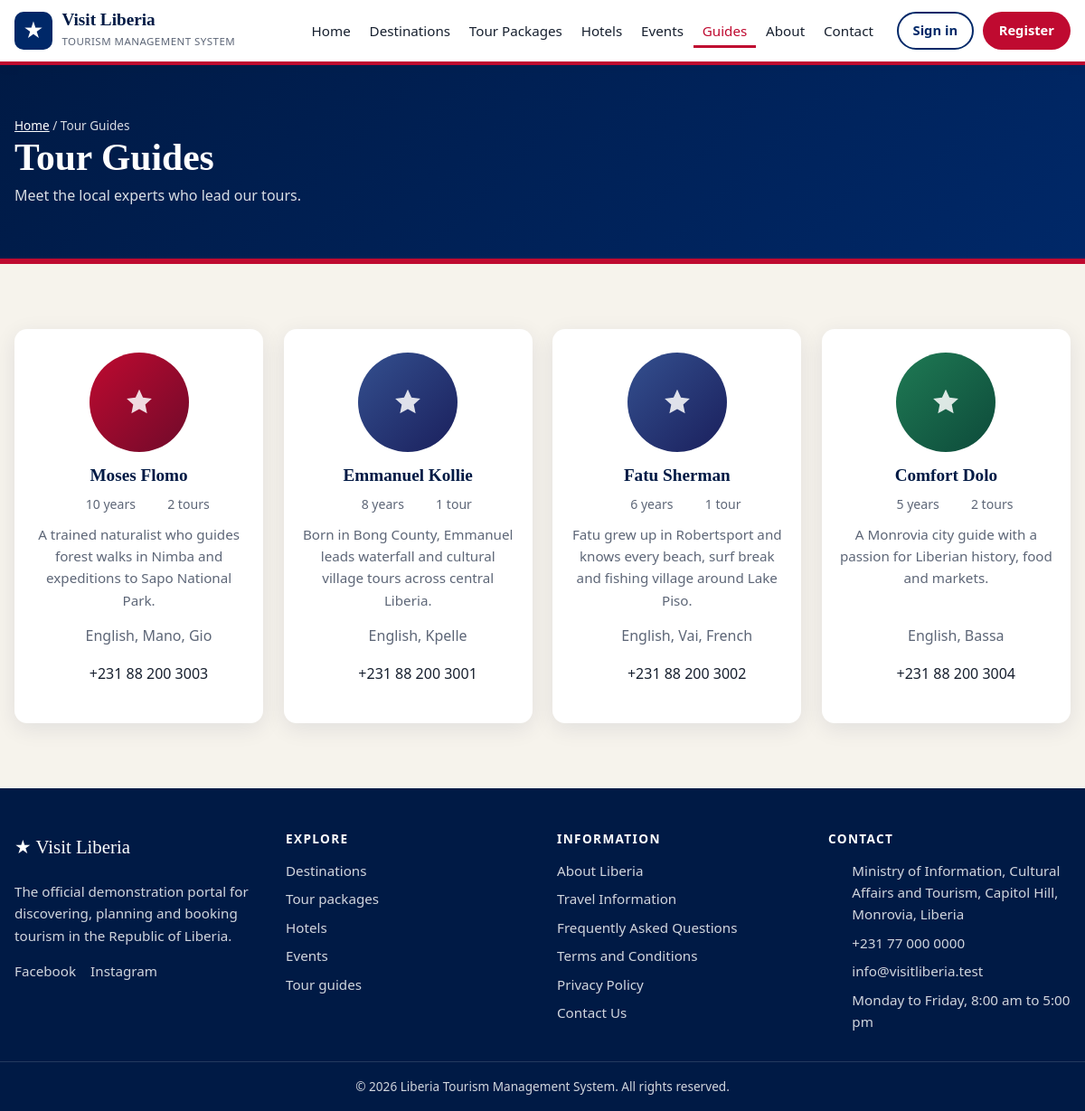
Page /guides.php on the earlier database version.
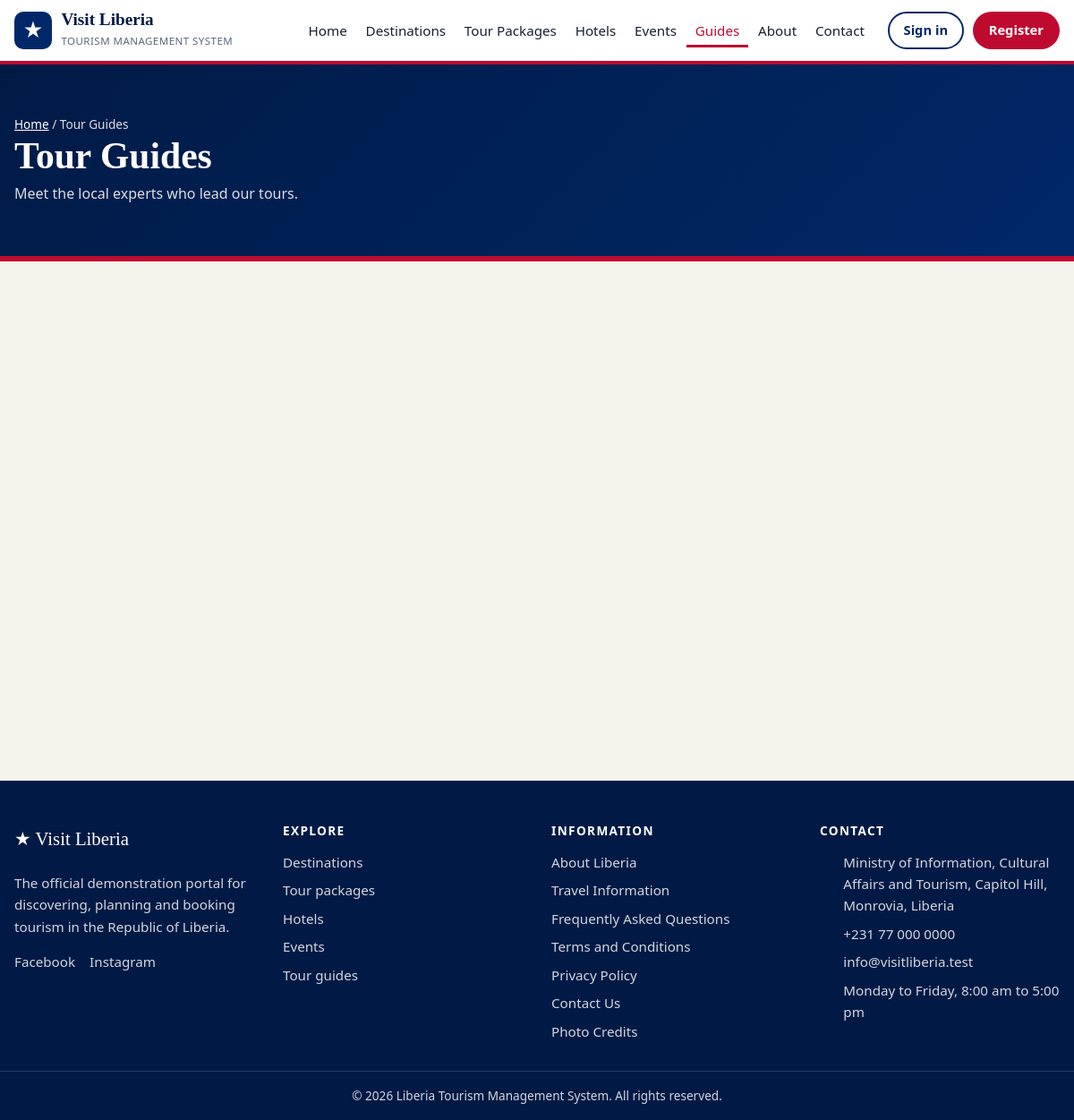
Same page on the later database version.
### tables this page shows
CREATE TABLE menu_links (
    id         INT UNSIGNED AUTO_INCREMENT PRIMARY KEY,
    label      VARCHAR(60) NOT NULL,
    url        VARCHAR(255) NOT NULL,
    location   ENUM('header','explore','footer') NOT NULL DEFAULT 'header',
    sort_order SMALLINT NOT NULL DEFAULT 0,
    is_active  TINYINT(1) NOT NULL DEFAULT 1
);

CREATE TABLE guides (
    id               INT UNSIGNED AUTO_INCREMENT PRIMARY KEY,
    full_name        VARCHAR(120) NOT NULL,
    phone            VARCHAR(30) DEFAULT NULL,
    email            VARCHAR(150) DEFAULT NULL,
    languages        VARCHAR(200) DEFAULT NULL,
    experience_years TINYINT UNSIGNED NOT NULL DEFAULT 1,
    bio              TEXT,
    image            VARCHAR(255) DEFAULT NULL,
    status           ENUM('active','hidden') NOT NULL DEFAULT 'active'
);

### config/db.php (called while the page is built, shortened)
<?php
function db(): PDO
{
    static $pdo = null;
    if ($pdo === null) {
        try {
            $pdo = new PDO(
                'mysql:host=' . DB_HOST . ';dbname=' . DB_NAME . ';charset=utf8mb4',
                DB_USER,
                DB_PASS,
                [
                    PDO::ATTR_ERRMODE            => PDO::ERRMODE_EXCEPTION,
                    PDO::ATTR_DEFAULT_FETCH_MODE => PDO::FETCH_ASSOC,
                    PDO::ATTR_EMULATE_PREPARES   => false,
                ]
            );
        } catch (PDOException $ex) {
            http_response_code(500);
            exit('<h1>Database connection failed</h1><p>Start MySQL in the XAMPP Control Panel, '
               . 'then import <code>database.sql</code> in phpMyAdmin. See README.md for the steps.</p>');
        }
    }
    return $pdo;
}

### guides.php (the view, shortened to what the changed rows need)
<?php
require_once __DIR__ . '/includes/functions.php';
require_once __DIR__ . '/includes/cards.php';
$guides = db_all("SELECT g.*, (SELECT COUNT(*) FROM packages p WHERE p.guide_id = g.id AND p.status = 'active') AS tours
                  FROM guides g WHERE g.status = 'active' ORDER BY g.experience_years DESC");
include __DIR__ . '/includes/header.php';
?>
<section class="section">
    <div class="container">
        <?php if ($guides): ?>
            <div class="grid">
                <?php foreach ($guides as $g): ?>
                    <article class="card guide reveal">
                        <?= media($g['image'], $g['full_name']) ?>
                        <h3><?= e($g['full_name']) ?></h3>
                        <p class="card-meta" style="justify-content:center">
                            <span><?= icon('clock') ?> <?= (int)$g['experience_years'] ?> years</span>
                            <span><?= icon('compass') ?> <?= (int)$g['tours'] ?> tour<?= $g['tours'] == 1 ? '' : 's' ?></span>
                        </p>
                        <p class="card-text"><?= e($g['bio']) ?></p>
                        <p class="muted"><?= icon('chat') ?> <?= e($g['languages']) ?></p>
                        <p><?= icon('phone') ?> <?= e($g['phone']) ?></p>
                    </article>
                <?php endforeach; ?>
            </div>
        <?php else: ?>
            <p class="empty">Guide profiles will be published here soon.</p>
        <?php endif; ?>
    </div>
</section>
<?php include __DIR__ . '/includes/footer.php'; ?>

### includes/header.php (shortened to what the changed rows need)
<?php
require_once __DIR__ . '/functions.php';
$siteName = setting('site_name', 'Visit Liberia');
$navLinks = db_all("SELECT label, url FROM menu_links WHERE location = 'header' AND is_active = 1 ORDER BY sort_order, id");
$here     = $_SERVER['REQUEST_URI'] ?? '';
?>
<!DOCTYPE html>
<html lang="en">
<head>
    <link rel="stylesheet" href="<?= url('assets/css/style.css') ?>">
</head>
<body>
<header class="site-header">
    <div class="container header-inner">
        <nav id="site-nav" class="site-nav" aria-label="Main">
            <ul>
                <?php foreach ($navLinks as $link):
                    $href   = url($link['url']);
                    $active = $href === $here || ($link['url'] === 'index.php' && $here === BASE_URL); ?>
                    <li><a href="<?= e($href) ?>"<?= $active ? ' class="active" aria-current="page"' : '' ?>><?= e($link['label']) ?></a></li>
                <?php endforeach; ?>
            </ul>
        </nav>
    </div>
</header>
<main id="main">

### includes/functions.php (shortened to what the changed rows need)
<?php
require_once __DIR__ . '/../config/db.php';
function e($value): string
{
    return htmlspecialchars((string)($value ?? ''), ENT_QUOTES, 'UTF-8');
}
function url(string $path = ''): string
{
    return BASE_URL . ltrim($path, '/');
}
function db_run(string $sql, array $params = []): PDOStatement
{
    $stmt = db()->prepare($sql);
    $stmt->execute($params);
    return $stmt;
}
function db_all(string $sql, array $params = []): array
{
    return db_run($sql, $params)->fetchAll();
}
function setting(string $key, string $default = ''): string
{
    static $cache = null;
    if ($cache === null) {
        $cache = [];
        foreach (db_all('SELECT skey, svalue FROM settings') as $row) {
            $cache[$row['skey']] = (string)$row['svalue'];
        }
    }
    return ($cache[$key] ?? '') !== '' ? $cache[$key] : $default;
}
function media(?string $image, string $label, string $class = ''): string
{
    $tone = abs(crc32($label)) % 5 + 1;
    return '<div class="media media-ph tone-' . $tone . ' ' . e($class) . '" role="img" aria-label="' . e($label) . '">'
         . '<svg viewBox="0 0 24 24" aria-hidden="true"><path d="M12 2l2.9 6.3 6.9.8-5.1 4.7 1.4 6.8L12 17.3 5.9 20.6l1.4-6.8L2.2 9.1l6.9-.8z"/></svg>'
         . '<span>' . e($label) . '</span></div>';
}
function icon(string $name): string
{
    $paths = [
        'pin'      => '<path d="M12 21s-7-6.1-7-11a7 7 0 0114 0c0 4.900-7 11-7 11z"/><circle cx="12" cy="10" r="2.5"/>',
        'clock'    => '<circle cx="12" cy="12" r="9"/><path d="M12 7v5l3 2"/>',
        'users'    => '<circle cx="9" cy="8" r="3.5"/><path d="M2.500 20a6.500 6.500 0 0113 0M16 4.700a3.500 3.500 0 010 6.600M18 14.500a6.500 6.500 0 013.500 5.500"/>',
        'calendar' => '<rect x="3.500" y="5" width="17" height="15" rx="2"/><path d="M3.500 10h17M8 3v4M16 3v4"/>',
        'phone'    => '<path d="M5 4h4l2 5-2.500 1.500a11 11 0 005 5L15 13l5 2v4a2 2 0 01-2 2A16 16 0 013 6a2 2 0 012-2z"/>',
        'mail'     => '<rect x="3" y="5" width="18" height="14" rx="2"/><path d="M3.500 7l8.500 6 8.500-6"/>',
        'search'   => '<circle cx="11" cy="11" r="7"/><path d="M20.500 20.500L16 16"/>',
        'check'    => '<path d="M4.500 12.500l5 5 10-11"/>',
        'bed'      => '<path d="M3 18V6M3 14h18v4M21 14v-2a3 3 0 00-3-3h-7v5"/><circle cx="7" cy="10.500" r="1.800"/>',
        'compass'  => '<circle cx="12" cy="12" r="9"/><path d="M15.500 8.500l-2 5-5 2 2-5z"/>',
        'map'      => '<path d="M9 4L3.500 6v14L9 18l6 2 5.500-2V4L15 6z"/><path d="M9 4v14M15 6v14"/>',
        'chat'     => '<path d="M4 5h16v11H9l-5 4z"/>',
    ];
    return '<svg class="icon" viewBox="0 0 24 24" aria-hidden="true">' . ($paths[$name] ?? '') . '</svg>';
}

### includes/footer.php (shortened to what the changed rows need)
<?php
$footerLinks = db_all("SELECT label, url FROM menu_links WHERE location = 'footer' AND is_active = 1 ORDER BY sort_order, id");
$exploreLinks = db_all("SELECT label, url FROM menu_links WHERE location = 'explore' AND is_active = 1 ORDER BY sort_order, id");
$socials     =['Facebook' => 'facebook_url', 'Instagram' => 'instagram_url', 'X' => 'x_url', 'YouTube' => 'youtube_url'];
?>
</main>
<footer class="site-footer">
    <div class="container footer-grid">
        <div>
            <p class="footer-social">
                <?php foreach ($socials as $name => $key): if (setting($key)): ?>
                    <a href="<?= e(setting($key)) ?>" target="_blank" rel="noopener"><?= $name ?></a>
                <?php endif; endforeach; ?>
            </p>
        </div>
        <div>
            <h2>Explore</h2>
            <ul>
                <?php foreach ($exploreLinks as $link): ?>
                    <li><a href="<?= e(url($link['url'])) ?>"><?= e($link['label']) ?></a></li>
                <?php endforeach; ?>
            </ul>
        </div>
        <div>
            <h2>Information</h2>
            <ul>
                <?php foreach ($footerLinks as $link): ?>
                    <li><a href="<?= e(url($link['url'])) ?>"><?= e($link['label']) ?></a></li>
                <?php endforeach; ?>
            </ul>
        </div>
        <div>
            <h2>Contact</h2>
        </div>
    </div>
</footer>
</body>
</html>

Differences in the rows shown:
no longer on this page (row unchanged): guides: full_name "Moses Flomo", experience_years "10", tours "2", bio "A trained naturalist who guides forest walks in Nimba and expeditions to Sapo National Park.", languages "English, Mano, Gio", phone "+231 88 200 3003"
no longer on this page (row unchanged): guides: full_name "Emmanuel Kollie", experience_years "8", tours "1", bio "Born in Bong County, Emmanuel leads waterfall and cultural village tours across central Liberia.", languages "English, Kpelle", phone "+231 88 200 3001"
no longer on this page (row unchanged): guides: full_name "Fatu Sherman", experience_years "6", tours "1", bio "Fatu grew up in Robertsport and knows every beach, surf break and fishing village around Lake Piso.", languages "English, Vai, French", phone "+231 88 200 3002"
no longer on this page (row unchanged): guides: full_name "Comfort Dolo", experience_years "5", tours "2", bio "A Monrovia city guide with a passion for Liberian history, food and markets.", languages "English, Bassa", phone "+231 88 200 3004"
added menu_links: label "Photo Credits", shown under "INFORMATION"
